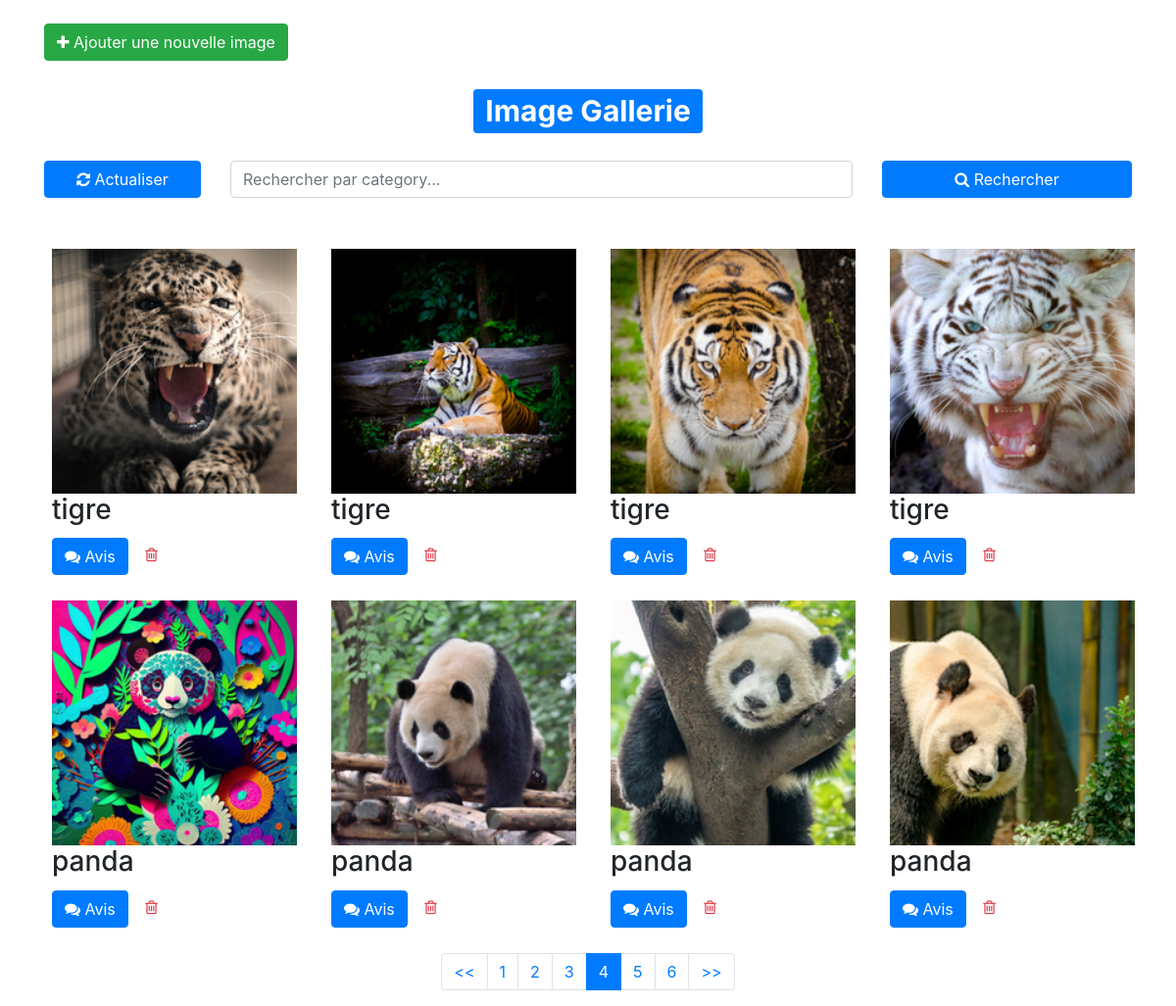
/view.php?page=4, run on the app's committed database.
### tables this page shows
CREATE TABLE IF NOT EXISTS `images` (
  `id` int(11) NOT NULL AUTO_INCREMENT,
  `name` varchar(100) NOT NULL,
  `image` varchar(255) NOT NULL,
  `title` varchar(100) DEFAULT NULL,
  `isdeleted` int(11) NOT NULL DEFAULT '0',
  PRIMARY KEY (`id`)
);

### view.php (the view, shortened to what this page needs)
<?php
$database = new Connection();
$db = $database->openConnection();
?>
<!DOCTYPE html>
<html lang="en">
<head>
	<link href="//maxcdn.bootstrapcdn.com/bootstrap/4.1.1/css/bootstrap.min.css" rel="stylesheet" id="bootstrap-css">
	<link href="https://maxcdn.bootstrapcdn.com/font-awesome/4.3.0/css/font-awesome.min.css" rel="stylesheet">
	<link rel="stylesheet" href="https://cdnjs.cloudflare.com/ajax/libs/magnific-popup.js/1.1.0/magnific-popup.css" />
</head>
<body>
	<?php
	$count = "SELECT COUNT(*) as nbr_img FROM images WHERE isdeleted !=1 ";
	$nbr_img = $db->prepare($count);
	$nbr_img->execute();
	$res_nbr = $nbr_img->fetch();
	@$page = $_GET['page'];
	$nbr_per_page = 8;
	$nbr_de_page = ceil($res_nbr['nbr_img'] / $nbr_per_page);
	$debut = ($page - 1) * $nbr_per_page;
	?>
	<div class="container">
		<div class="section">
			<div class=" my-4">
				<a href="index" class="btn btn-success"><i class="fa fa-plus"></i> Ajouter une nouvelle image</a>
			</div>
			<div class="col-lg-12 text-center my-1">
				<h1><span class="badge bg-primary rounded-pill text-white">Image Gallerie</span></h1>
			</div>
			<form action="" class="mt-4" method="GET">
				<div class="row">
					<div class="col-lg-2 my-1">
						<a href="view.php" style="width: 100%;" class="btn btn-primary fw-bold text-white" id="back_glr"><i class="fa fa-refresh" aria-hidden="true"></i> Actualiser</a>
					</div>
					<div class="col-lg-7 my-1">
						<input type="text" name="recherch" class="form-control" placeholder="Rechercher par category...">
					</div>
					<div class="col-lg-3 my-1">
						<button class="btn btn-primary" type="submit" name="btn_search" style="width: 100%;"><i class="fa fa-search" aria-hidden="true"></i> Rechercher</button>
					</div>
				</div>
			</form>
		</div>
		<div class="section">
			<div class="portfolio-item row mt-5">
				<?php
				if (!isset($_GET['btn_search'])) {
					$stmt = $db->prepare("SELECT * from images where isdeleted != 1 limit $debut,$nbr_per_page");
					$stmt->execute();
					$imagelist = $stmt->fetchAll();
					foreach ($imagelist as $image) {
				?>
						<div class="col-sm-3 col-md-3">
							<div class="item selfie ml-2">
								<div class="thumbnail">
									<a href="<?php echo $image['image'] ?>" class="fancylight popup-btn" data-fancybox-group="light">
										<img style="height: 250px;" src="<?php echo $image['image'] ?>" alt="<?= $image['title'] ?>" title="<?= $image['title'] ?>">
									</a>
								</div>
								<div class="caption">
									<h3><?= $image['title'] ?></h3>
									<p>
										<a class="btn btn-primary text-white mt-1" href="comments?id=<?php echo $image['id'] ?>"><i class="fa fa-comments"></i> Avis</a>
										<a href="#myModal" role="button" class="btn text-danger" data-id="4" data-toggle="modal" data-toggle="modal" data-id_img="<?php echo $image['id'] ?>"><i class="fa fa-trash-o"></i></a>
									</p>
								</div>
							</div>
						</div>
					<?php
					}
					?>
			</div>
			<ul class="pagination justify-content-center">
				<?php
					if ($page > 1) {
						echo '<li class="page-item "><a class="page-link" href="?page=' . ($page - 1) . '"><<</a></li>';
					}else{
		                echo '<li class="page-item "><a class="page-link" href="javascript:void(0);"><<</a></li>';
					}
					for ($i = 1; $i <= $nbr_de_page; $i++) {
						if ($i == $page)
							$active = "active";
						else
							$active = "";
						if ($page != $i)
							echo "<li class=\"page-item \"><a class=\"page-link\" href=\"?page=$i\">$i</a></li>";
						else
							echo "<li class=\"$active page-item \"><a class=\"page-link\">$i</a></li>";
					}
					if ($nbr_de_page > $page) {
						echo '<li class="page-item "><a class="page-link" href="?page=' . ($page + 1) . '">>></a></li>';
					}else{
		                echo '<li class="page-item " ><a class="page-link" disabled ></a></li>';
					}
				?>
			</ul>
	<?php
				}
	?>
	</div>
	</div>
</body>
</html>

### view.php (style rules this page uses)
body { margin: 0; padding: 0; }
.portfolio-item .item { float: left; margin-bottom: 10px; }

### data on the page
images: image (picture), title "tigre"
images: image (picture), title "tigre"
images: image (picture), title "tigre"
images: image (picture), title "tigre"
images: image+title (picture), title "panda"
images: image+title (picture), title "panda"
images: image+title (picture), title "panda"
images: image (picture), title "panda"
